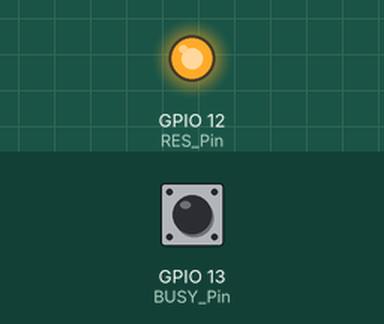
This sketch was run on a simulated ESP32. Shown: output pins drawn as LEDs (lit = HIGH). Dashed ring = blinking. The test bench sets the inputs (shaded band); at power-on: GPIO 13 (BUSY_Pin) LOW. Pins used as bus, display or sensor lines are not drawn.

Above: at 1.2 s.
1.3 s: GPIO 13 (BUSY_Pin) pulsed HIGH 2 times (0.12 s each, 0.3 s apart)
At 4.37 s:
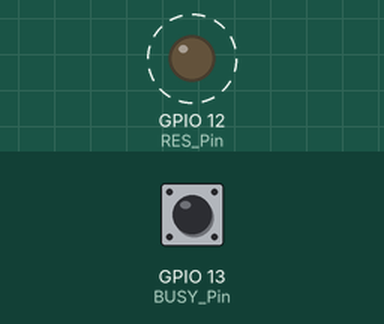
Timing chart, 0 to 5.9 s (numbered marks = the images above; inputs shaded):
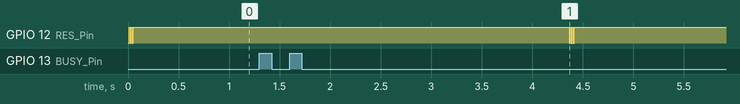

The sketch:

GDEW0097T50_Arduino.ino
```cpp
#include <SPI.h>
#include"Ap_29demo.h"
//IO settings
int BUSY_Pin = A14;
int RES_Pin = A15;
int DC_Pin = A16;
int CS_Pin = A17;
//SCLK--GPIO23
//MOSI---GPIO18

#define EPD_W21_CS_0 digitalWrite(CS_Pin,LOW)
#define EPD_W21_CS_1 digitalWrite(CS_Pin,HIGH)
#define EPD_W21_DC_0  digitalWrite(DC_Pin,LOW)
#define EPD_W21_DC_1  digitalWrite(DC_Pin,HIGH)
#define EPD_W21_RST_0 digitalWrite(RES_Pin,LOW)
#define EPD_W21_RST_1 digitalWrite(RES_Pin,HIGH)
#define isEPD_W21_BUSY digitalRead(BUSY_Pin)
////////FUNCTION//////
void SPI_Write(unsigned char value);
void EPD_W21_WriteDATA(unsigned char command);
void EPD_W21_WriteCMD(unsigned char command);
//EPD
void EPD_W21_Init(void);
void EPD_init(void);
void EPD_sleep(void);
void EPD_refresh(void);
void lcd_chkstatus(void);
void PIC_display_Clean(void);
void PIC_display(const unsigned char* picData);
void setup() {
   pinMode(BUSY_Pin, INPUT);
   pinMode(RES_Pin, OUTPUT);
   pinMode(DC_Pin, OUTPUT);
   pinMode(CS_Pin, OUTPUT);
   //SPI
   SPI.beginTransaction(SPISettings(10000000, MSBFIRST, SPI_MODE0));
   SPI.begin ();
}
//Tips//
/*When the electronic paper is refreshed in full screen, the picture flicker is a normal phenomenon, and the main function is to clear the display afterimage in the previous picture.
  When the local refresh is performed, the screen does not flash.*/
/*When you need to transplant the driver, you only need to change the corresponding IO. The BUSY pin is the input mode and the others are the output mode. */

void loop() {
  while(1)
  {
    EPD_init(); //EPD init
    PIC_display(gImage_1);//EPD_picture1
    EPD_sleep();//EPD_sleep,Sleep instruction is necessary, please do not delete!!!
    delay(2000); //2s

    //PICTURE2
    EPD_init(); //EPD init
    PIC_display(gImage_2);//EPD_picture1
    EPD_sleep();//EPD_sleep,Sleep instruction is necessary, please do not delete!!!
     delay(2000); //2s

    //PICTURE Clean
     EPD_init(); //EPD init
    PIC_display_Clean();
    EPD_sleep();//EPD_sleep,Sleep instruction is necessary, please do not delete!!!
    while(1);

  }


}

//////////////////////SPI///////////////////////////////////

void SPI_Write(unsigned char value)
{
    SPI.transfer(value);

}

void EPD_W21_WriteCMD(unsigned char command)
{
  EPD_W21_CS_0;
  EPD_W21_DC_0;   // command write
  SPI_Write(command);
  EPD_W21_CS_1;
}
void EPD_W21_WriteDATA(unsigned char command)
{
  EPD_W21_CS_0;
  EPD_W21_DC_1;   // command write
  SPI_Write(command);
  EPD_W21_CS_1;
}


/////////////////EPD settings Functions/////////////////////
void EPD_W21_Init(void)
{
  unsigned char i;
  for(i=0;i<3;i++) //Reset, three times to prevent the secondary electricity cannot be started
  {
    EPD_W21_RST_0;    // Module reset
    delay(10);//At least 10ms delay
    EPD_W21_RST_1;
    delay(10);//At least 10ms delay
  }
}
void EPD_init(void)
{
    EPD_W21_Init(); //Electronic paper IC reset

    EPD_W21_WriteCMD(0x04);
    lcd_chkstatus();//waiting for the electronic paper IC to release the idle signal

    EPD_W21_WriteCMD(0x00);     //panel setting
    EPD_W21_WriteDATA(0x1f);    //LUT from OTP£¬KW-BF   KWR-AF  BWROTP 0f BWOTP 1f

    EPD_W21_WriteCMD(0X50);     //VCOM AND DATA INTERVAL SETTING
    EPD_W21_WriteDATA(0x97);    //WBmode:VBDF 17|D7 VBDW 97 VBDB 57   WBRmode:VBDF F7 VBDW 77 VBDB 37  VBDR B7
}
void EPD_refresh(void)
{
    EPD_W21_WriteCMD(0x12);     //DISPLAY REFRESH
    delay(10);          //!!!The delay here is necessary, 200uS at least!!!
    lcd_chkstatus();
}
void EPD_sleep(void)
{
    EPD_W21_WriteCMD(0X02);   //power off
    lcd_chkstatus();          //waiting for the electronic paper IC to release the idle signal
    //Part2 Increase the time delay
    delay(1000);      //Power off time delay, this is  necessary!!!
    EPD_W21_WriteCMD(0X07);   //deep sleep
    EPD_W21_WriteDATA(0xA5);
}

void PIC_display(const unsigned char* picData)
{
    unsigned int i;
    EPD_W21_WriteCMD(0x10);        //Transfer old data
    for(i=0;i<2024;i++)
    EPD_W21_WriteDATA(pgm_read_byte(&picData[i]));

    EPD_W21_WriteCMD(0x13);        //Transfer new data
    for(i=0;i<2024;i++)
     EPD_W21_WriteDATA(pgm_read_byte(&picData[i]));

       //Refresh
    EPD_W21_WriteCMD(0x12);   //DISPLAY REFRESH
    delay(10);    //!!!The delay here is necessary, 200uS at least!!!
    lcd_chkstatus();          //waiting for the electronic paper IC to release the idle signal

}

void PIC_display_Clean(void)
{
    unsigned int i;
    EPD_W21_WriteCMD(0x10);        //Transfer old data
    for(i=0;i<2024;i++)
  {
    EPD_W21_WriteDATA(0xff);
  }

    EPD_W21_WriteCMD(0x13);        //Transfer new data
    for(i=0;i<2024;i++)
  {
    EPD_W21_WriteDATA(0xff);
  }
     //Refresh
    EPD_W21_WriteCMD(0x12);   //DISPLAY REFRESH
    delay(10);    //!!!The delay here is necessary, 200uS at least!!!
    lcd_chkstatus();          //waiting for the electronic paper IC to release the idle signal

}
void lcd_chkstatus(void)
{
  while(!isEPD_W21_BUSY);   //0:BUSY, 1:FREE
}
```

Source omitted: Ap_29demo.h (data table, 20714 bytes)

Measured:
- after the input at 1.3 s, GPIO 12 (RES_Pin): alternates HIGH for 0.01 s and LOW for 0.01 s, 6 changes in all, then stays HIGH, starting after 3.1 s
- by itself, GPIO 12 (RES_Pin): alternates HIGH for 0.01 s and LOW for 0.01 s, 5 changes in all, then stays HIGH
